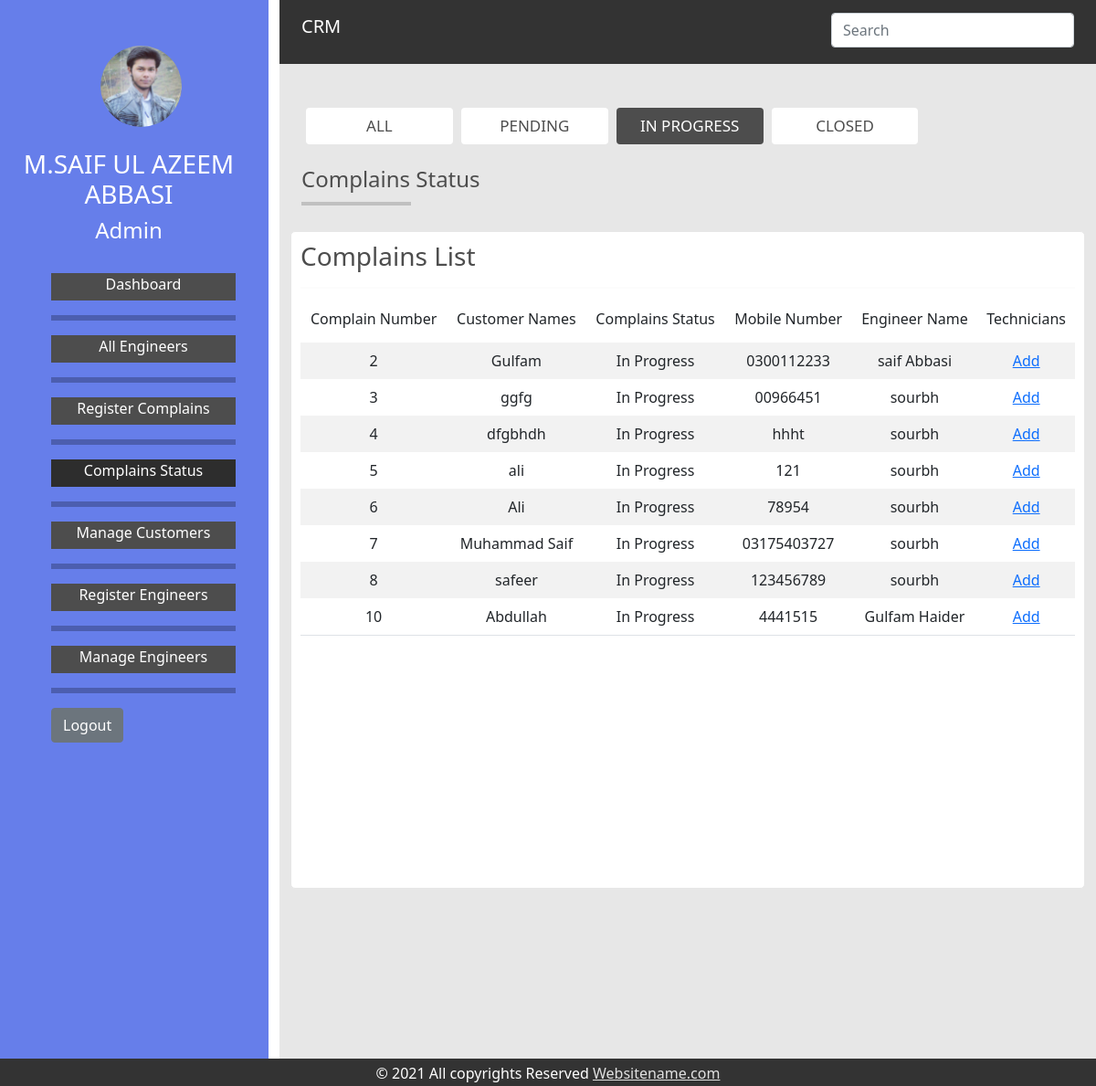
Screenshot of /inprogress.php (signed in) with the database file from the repository.
### tables this page shows
CREATE TABLE `complains` (
  `cp_id` int(10) NOT NULL,
  `c_id` int(10) NOT NULL,
  `id` int(10) DEFAULT NULL,
  `product` varchar(100) NOT NULL,
  `description` text NOT NULL,
  `cp_date` date NOT NULL DEFAULT current_timestamp(),
  `status` int(10) NOT NULL
);

CREATE TABLE `customers` (
  `c_id` int(10) NOT NULL,
  `c_name` varchar(100) NOT NULL,
  `c_mobile` varchar(100) NOT NULL,
  `c_alt_mobile` varchar(100) NOT NULL,
  `c_address` varchar(100) NOT NULL,
  `c_pincode` varchar(100) NOT NULL,
  `is_delete` int(10) NOT NULL DEFAULT 0
);

CREATE TABLE `users` (
  `id` int(10) NOT NULL,
  `engr_name` varchar(100) NOT NULL,
  `email` varchar(100) NOT NULL,
  `pass` varchar(100) NOT NULL,
  `mobile` varchar(100) NOT NULL,
  `complains_completed` int(10) NOT NULL DEFAULT 0,
  `is_delete` int(10) NOT NULL DEFAULT 0
);

### inprogress.php (the view, shortened to what this page needs)
<?php
include("connection.php");
?>
<!DOCTYPE html>
<html>
<head>
    <link rel="stylesheet" type="text/css" href="css/style.css">
    <link rel="stylesheet" href="https://cdnjs.cloudflare.com/ajax/libs/font-awesome/4.7.0/css/font-awesome.min.css">
    <link href="https://cdn.jsdelivr.net/npm/bootstrap@5.0.0-beta1/dist/css/bootstrap.min.css" rel="stylesheet">
</head>
<body >
    <div class='fluid-container'>
        <div class='row' style="height: 100%;">
            <div class='col-lg-3 col-md-3 col-sm-12' style="background-color: #667eea;">
                <div class="container" style="color: #fff; position: sticky; top: 0;">
                    <div class="row" >
                        <div class="col-lg-4 col-md-4 col-sm-12"></div>
                        <div class="col-lg-8 col-md-8 col-sm-12" style="padding-top: 50px;"><a href="index.php"><img style=" border-radius: 50%; width: 60%; " src="images/profile_pic.jpeg" alt="Avatar"></a></div>
                    </div>
                    <br>
                    <div class="row" style="text-align: center;">
                        <h3>M.SAIF UL AZEEM ABBASI</h3>
                        <h4>Admin</h4>
                    </div>
                    <br>
                    <div class="row">
                        <div class="navigation">
                            <ul>
                            	<li><a  href="dashboard.php">Dashboard</a></li>
                            	 <hr class="new2">
                                <li><a   href="engineers_list.php">All Engineers</a></li>
                                <hr class="new2">
                                <li><a  href="register-complain.php">Register Complains</a></li>
                                <hr class="new2">
                                <li><a style="background-color: #2d2d2d;" href="complain-status.php">Complains Status</a></li>
                                <hr class="new2">
                                <li><a href="customer-list.php">Manage Customers</a></li>
                                <hr class="new2">
                                <li><a href="register-engineer.php">Register Engineers</a></li>
                                <hr class="new2">
                                <li><a href="manage_engineer.php">Manage Engineers</a></li>
                                <hr class="new2">
                                <li>
                                	<form>
                                		<input class="btn btn-secondary" type="submit" name="logout" value="Logout">
                                	</form>
                                </li>
                            </ul>
                        </div>
                    </div>
                    <br>
                    <br>
                    <br>
                    <br>
                    <br>
                    <br>
                    <br>
                    <br>
                    <br>
                </div>
            </div>
            <div class='main col-lg-9 col-md-9 col-sm-12' >
            <div style="  background-color: #e7e7e7;">
	<div  id="header" class="fluid-container sticky-top">
		<div class="container" style="padding-top: 14px;" id="nav-cont">
 			<div class="row">
 				<div class="col-4"><a id="logo" class="navbar-brand" href="index.php"> CRM</a></div>
 				<div class="col-4"></div>
 				<div class="col-4">
 					<form>
 						<input class="form-control" type="text" placeholder="Search" name="search-engr">
 					</form>
 				</div>
 			</div>
		</div>
	</div>
	<br>
<br>
	<div class="container">
		<div class="ul-container">
			 <ul>
                <li ><a class="btn btn-primary" style="background-color: #fff; color: #4d4d4d; border: none;" href="complain-status.php">ALL</a></li>
                <li><a class="btn btn-primary" style="background-color: #fff; color: #4d4d4d; border: none;" href="pending.php">PENDING</a></li>
                <li><a class="btn btn-primary" style="background-color: #4d4d4d; color: #fff;border: none;" href="inprogress.php">IN PROGRESS</a></li>
                <li><a class="btn btn-primary" style="background-color: #fff; color: #4d4d4d; border: none;" href="closed.php">CLOSED</a></li>
            </ul>
		</div>
		<br>
		<h4 style="color: #4d4d4d; margin-bottom: -5px;">Complains Status</h4>
		<hr style="border:2px solid #4d4d4d; width: 120px; float: left;">
	</div>
<br>
<br>
	<div class="container" id="main-body">
			<div class="row" style="padding-left: 0px;padding-right: 0px;">
				<div style="padding: 10px; border: 1px solid #e7e7e7; border-radius: 5px; background-color: #fff; height: 720px;  ">
					<h3 style="color: #4d4d4d;">Complains List</h3>
					<hr style="border:1px solid #f1f1f1">
					<div style="overflow:auto;height: 600px; background-color: #fff;">
					<table class="table table-striped  table-hover table-condensed" style="text-align: center;">
	                    <thead >
	                        <tr style="border: none;">
	                        	<th><h6>Complain Number</h6></th>
	                            <th ><h6>Customer Names</h6></th>
	                            <th><h6>Complains Status</h6></th>
	                            <th><h6>Mobile Number</h6></th>
	                            <th><h6>Engineer Name</h6></th>
	                            <th><h6>Technicians</h6></th>
	                        </tr>
	                    </thead>
	                    <tbody>
	                    	<?php
	                    		$query21=$con->prepare("SELECT * FROM complains WHERE status=1");
						        $query21->execute();
						        $resultss=$query21->get_result();
						        while($rows=$resultss->fetch_assoc())
						           {
						               $cp_id= $rows['cp_id'];
						               $c_id= $rows['c_id'];
						               $uid=$rows['id'];
						               $cp_status= $rows['status'];
						               if($cp_status==0)
						               {
						               	$status='Pending';
						               }
						               else
						               {
						               	$status='In Progress';
						               }
						               $query22=$con->prepare("SELECT * FROM customers WHERE c_id=?");
								        $query22->bind_param("s",$c_id);
								        $query22->execute();
								        $resultsss=$query22->get_result();
								        while ($roow=$resultsss->fetch_assoc()) {
								        	$cust_name=$roow['c_name'];
								        	$cust_mobile=$roow['c_mobile'];
								        }
								        $query212=$con->prepare("SELECT * FROM users WHERE id=?");
								        $query212->bind_param("s",$uid);
								        $query212->execute();
								        $rresultsss=$query212->get_result();
								        while ($rroow=$rresultsss->fetch_assoc()) {
								        	$tech_name=$rroow['engr_name'];
								        }
	                    	?>
	                        <tr>
	                            <td style="border-top: hidden;"><?php echo $cp_id; ?></td>
	                            <td style="border-top: hidden;"><?php echo $cust_name; ?></td>
	                            <td style="border-top: hidden;"><?php echo $status; ?></td>
	                            <td style="border-top: hidden;"><?php echo $cust_mobile; ?></td>
	                            <td style="border-top: hidden;"><?php echo $tech_name; ?></td>
	                            <td style="border-top: hidden;"><a href='<?php echo "add_technician.php?cpid=$cp_id && cid=$c_id" ?>'>Add</a></td>
	                        </tr>
	                        <?php
	                    			}
						        $query21->close(); ?>
	                    </tbody>
	                </table>
	            	</div>
	            </div>
	        </div>
	</div>
	<br>
	<br>
	<br>
	<br>
	<br>
	<br>
	<br>
	<br>
	<br>
	<div class="fluid-container sticky-bottom" style="background-color: #333; height: 30px;  position: fixed;left: 0;bottom: 0;width: 100%;">
        <div class="row" style="padding-top:4px;">
            <div class="col-2"></div>
            <div class="col-8"><p style="color: #fff; text-align: center;">© 2021 All copyrights Reserved <a style="color:#e2e2e2;" href="https://www.appsvista.com/">Websitename.com</a></p></div>
            <div class="col-2"></div>
        </div>
    </div>
</div>
            </div>
        </div>
    </div>
</body>
</html>
</html>

### css/style.css (style rules this page uses)
body, html { height: 100%; }
.main { height: 100%; }
.navigation ul { list-style: none; }
.navigation ul li a { width: 100%; height: 30px; display: block; background-color:#4d4d4d; text-align: center; text-decoration: none; color: #fff; font-size: 16px; }
.new2 { border: 3px solid black; }
#logo { color: #fff; }
.ul-container ul { list-style-type: none; margin: 0; padding-left:0px; }
.ul-container ul li { display: inline-block; width: 19%; margin-left: 5px; }
.ul-container ul li a { color: #fff; text-align: center; padding: 7px 8px; text-decoration: none; font-size: 17px; width: 100%; }
#header { background-color: #333; height:70px; width: 100%; top: 0; left: 0; }
.row:after { content: ""; display: table; clear: both; }

### rows the page displays
complains: cp_id "2", c.c_name "Gulfam", status "In Progress", c.c_mobile "0300112233", users.engr_name "saif Abbasi"
complains: cp_id "3", c.c_name "ggfg", status "In Progress", c.c_mobile "00966451", users.engr_name "sourbh"
complains: cp_id "4", c.c_name "dfgbhdh", status "In Progress", c.c_mobile "hhht", users.engr_name "sourbh"
complains: cp_id "5", c.c_name "ali", status "In Progress", c.c_mobile "121", users.engr_name "sourbh"
complains: cp_id "6", c.c_name "Ali", status "In Progress", c.c_mobile "78954", users.engr_name "sourbh"
complains: cp_id "7", c.c_name "Muhammad Saif", status "In Progress", c.c_mobile "03175403727", users.engr_name "sourbh"
complains: cp_id "8", c.c_name "safeer", status "In Progress", c.c_mobile "123456789", users.engr_name "sourbh"
complains: cp_id "10", c.c_name "Abdullah", status "In Progress", c.c_mobile "4441515", users.engr_name "Gulfam Haider"
